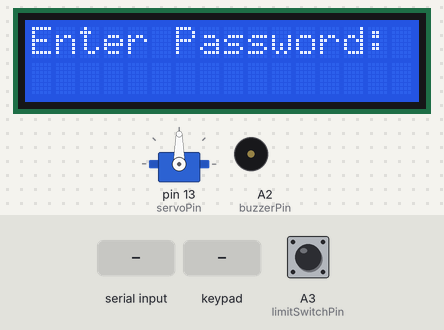
This sketch was run on a simulated Arduino Uno, built with avr-gcc and run on an emulated ATmega328P. Parts: 16×2 character LCD, servo, buzzer (waves = sounding). The inputs (shaded band) are chosen by the test bench; at power-on: A3 (limitSwitchPin) HIGH.

Above: at 1.2 s.
1.3 s: "true\n" received over the second serial link
At 2.6 s:
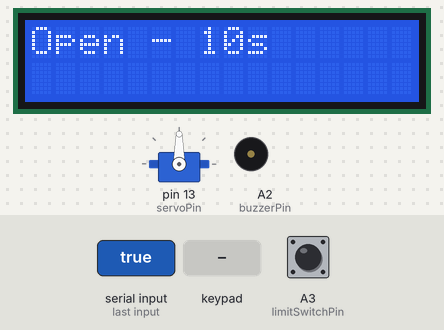
3.2 s: A3 (limitSwitchPin) pulled LOW for 1 s
At 4.8 s:
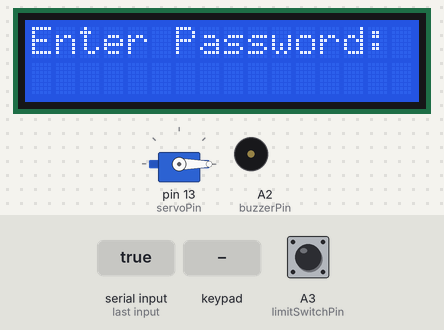
5.7 s: "false\n" received over the second serial link
At 7.0 s:
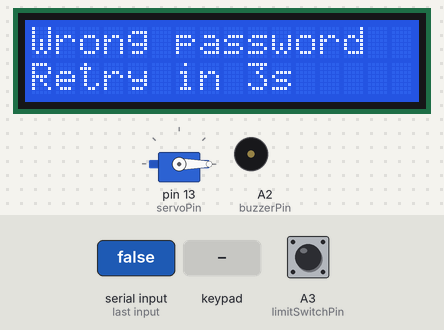
8.7 s: "*\n" received over the second serial link
At 11.0 s:
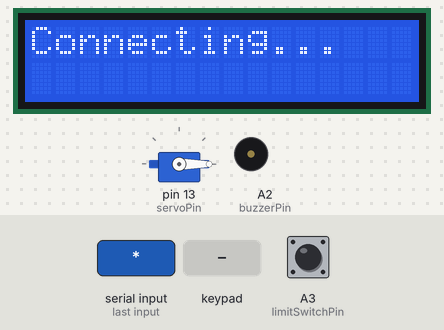
11.7 s: key '1' pressed
At 12.7 s:
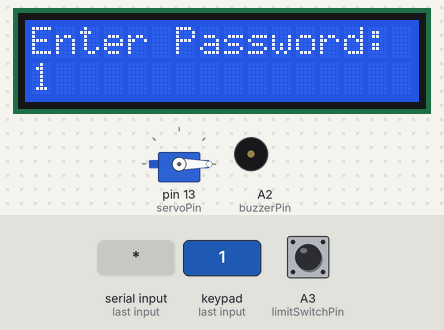
13.7 s: keypad keys 6 7 8 pressed 0.4 s apart
At 15.0 s:
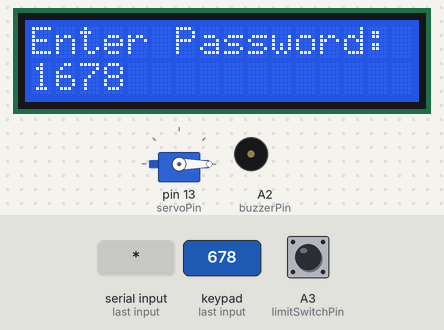
Timing chart, 0 to 16.7 s (numbered marks = the images above; inputs shaded):
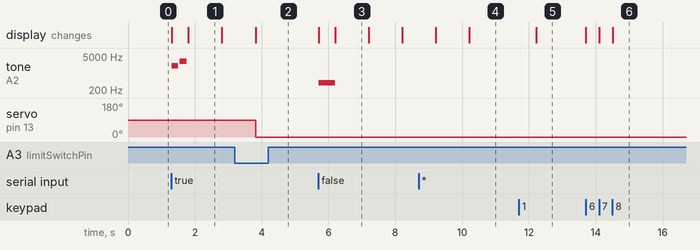

Measured:
- after the input at 1.3 s, tone on A2 (buzzerPin): silent → 2000 Hz at once, → silent 0.20 s later, → 3000 Hz 0.05 s later, → silent 0.20 s later; the display: first changes at once (image 1 shows a later state)
- after the input at 3.2 s, servo on pin 13 (servoPin): 90° → 0° after 0.62 s; the display: changes after 0.62 s (image 2)
- after the input at 5.7 s, tone on A2 (buzzerPin): silent → 400 Hz at once, → silent 0.50 s later; the display: first changes at once (image 3 shows a later state)
- after the input at 8.7 s, the display: first differs from a run without the input after 1.5 s (image 4)
- after the input at 11.7 s, the display: first differs from a run without the input after 0.53 s (image 5)
- after the input at 13.7 s, the display: first changes at once (image 6 shows a later state)
- what the display in image 1 shows lasts 1.0 s, from 1.8 s to 2.8 s

The sketch:

Arduino.ino
```cpp
#include <LiquidCrystal.h>
#include <Servo.h>
#include <SoftwareSerial.h>
#include <Keypad.h>

// LCD: RS, E, D4, D5, D6, D7
LiquidCrystal lcd(A5, A4, 9, 10, 11, 12);
Servo doorServo;

// Serial to ESP: RX, TX
SoftwareSerial espSerial(A0, A1);

const int limitSwitchPin = A3;
const int servoPin = 13;
const int buzzerPin = A2;

// Keypad setup
const byte ROWS = 4;
const byte COLS = 3;

char keys[ROWS][COLS] = {
  {'1','2','3'},
  {'4','5','6'},
  {'7','8','9'},
  {'*','0','#'}
};

byte rowPins[ROWS] = {2, 3, 4, 5};
byte colPins[COLS] = {6, 7, 8};

Keypad keypad = Keypad(makeKeymap(keys), rowPins, colPins, ROWS, COLS);

String password = "";

void setup() {
  Serial.begin(9600);        // Debugging
  espSerial.begin(9600);     // To ESP

  lcd.begin(16, 2);
  lcd.clear();
  lcd.print("Enter Password:");
  lcd.setCursor(0, 1);

  pinMode(limitSwitchPin, INPUT_PULLUP);
  pinMode(buzzerPin, OUTPUT);

  doorServo.attach(servoPin);
}

void loop() {
  char key = keypad.getKey();

  if (key) {
    if (key == '*' || key == '#') return;

    password += key;
    lcd.setCursor(password.length() - 1, 1);
    lcd.print(key);

    if (password.length() == 6) {
      espSerial.println(password);
      delay(100);
      espSerial.println("checking"); // Tell ESP to activate checking LED

      lcd.clear();
      lcd.print("Checking...");
      password = ""; // Reset password
    }
  }

  if (espSerial.available()) {
    String line = espSerial.readStringUntil('\n');
    line.trim();

    if (line == "true") {
      correct_response();
    } else if (line == "false") {
      wrong_response();
    } else {
      lcd.clear();
      lcd.print("Connecting...");
      delay(2000);
      resetToInitial();
    }
  }
}

void correct_response() {
  lcd.clear();
  lcd.print("Correct");
  lcd.setCursor(0, 1);
  lcd.print("Opening...");
  doorServo.write(90);
  buzz_correct();

  for (int i = 10; i >= 0; i--) {
    lcd.clear();
    lcd.print("Open - ");
    lcd.print(i);
    lcd.print("s");
    delay(1000);
    if (digitalRead(limitSwitchPin) == LOW) break;
  }

  doorServo.write(0);
  resetToInitial();
}

void wrong_response() {
  lcd.clear();
  lcd.print("Wrong password");
  buzz_wrong();

  for (int i = 3; i >= 0; i--) {
    lcd.setCursor(0, 1);
    lcd.print("Retry in ");
    lcd.print(i);
    lcd.print("s ");
    delay(1000);
  }

  resetToInitial();
}

void resetToInitial() {
  lcd.clear();
  lcd.print("Enter Password:");
  lcd.setCursor(0, 1);
}


void buzz_correct() {
  tone(buzzerPin, 2000, 200);  // 1kHz tone for 200 ms
  delay(250);
  tone(buzzerPin, 3000, 200);  // 1.5kHz tone for 200 ms
  delay(250);
  noTone(buzzerPin);
}

void buzz_wrong() {
  tone(buzzerPin, 400, 800);   // 400Hz tone for 500 ms
  delay(500);
  noTone(buzzerPin);
}
```
